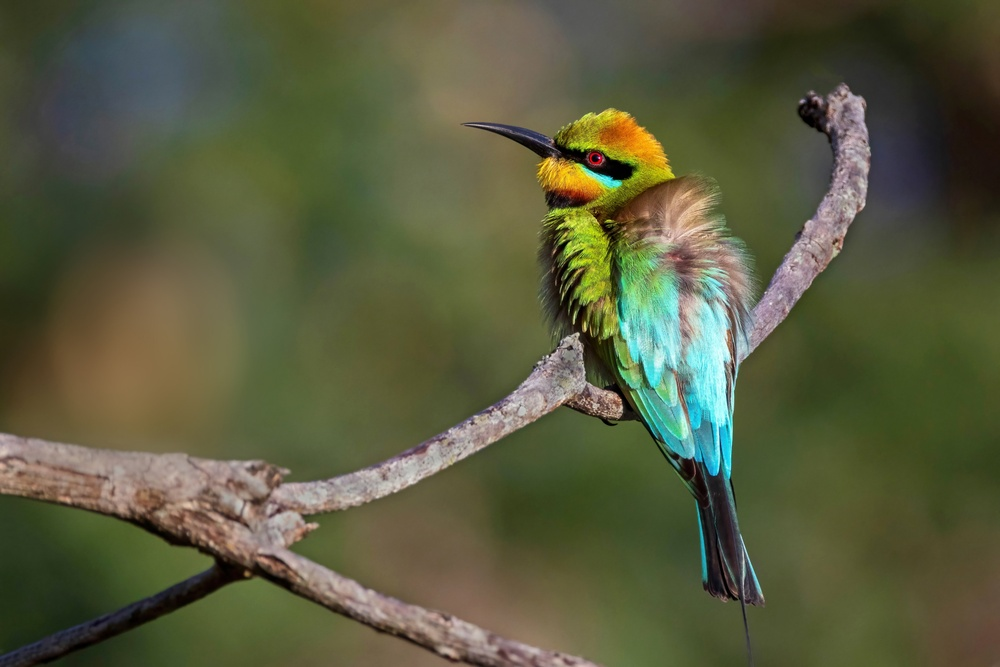
#> input picture gambar_high_res.jpg, 1000 x 667 px, shrunk from 5847 x 3898 before the run
$ jupyter execute PCD_Assignment01.ipynb
#> lines starting #> are read from the running program, lines starting #| are printed output that depends on the picture
[cell 1]
import numpy as np
import matplotlib.pyplot as plt
import cv2

# Tambahan library untuk download file di Google Colab
from google.colab import files

def load_image(path):
#> called with path = 'gambar_high_res.jpg'
    img = cv2.imread(path)
#> img is the input picture: shape (667, 1000, 3); mean B, G, R 62.6, 91.2, 88.8
    return cv2.cvtColor(img, cv2.COLOR_BGR2RGB)
#> call 2 of load_image, with path = 'gambar_low_res.jpg'
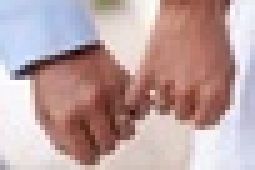
#> input picture gambar_low_res.jpg, 51 x 34 px, shrunk from 300 x 200 before the run (shown 5 times larger)
#> in load_image, img is the input picture: shape (34, 51, 3); mean B, G, R 162, 162.7, 188.2

# 1. DOWN SAMPLING
def down_sample_manual(image, block_size, method='average'):
#> called with block_size = 4, method = 'max'
    h, w, c = image.shape
#> h = 667; w = 1000; c = 3
    h_new = h // block_size
#> h_new = 166
    w_new = w // block_size
#> w_new = 250

    result = np.zeros((h_new, w_new, c), dtype=np.uint8)

    for y in range(h_new):
        for x in range(w_new):
            if method == 'average':
                sum_r, sum_g, sum_b = 0, 0, 0
                for by in range(block_size):
                    for bx in range(block_size):
                        pixel = image[(y * block_size) + by, (x * block_size) + bx]
                        sum_r += int(pixel[0])
                        sum_g += int(pixel[1])
                        sum_b += int(pixel[2])

                total = block_size * block_size
                result[y, x, 0] = sum_r // total
                result[y, x, 1] = sum_g // total
                result[y, x, 2] = sum_b // total

            elif method == 'max':
                max_r, max_g, max_b = 0, 0, 0
                for by in range(block_size):
                    for bx in range(block_size):
                        pixel = image[(y * block_size) + by, (x * block_size) + bx]
                        if pixel[0] > max_r: max_r = pixel[0]
                        if pixel[1] > max_g: max_g = pixel[1]
                        if pixel[2] > max_b: max_b = pixel[2]

                result[y, x, 0] = max_r
                result[y, x, 1] = max_g
                result[y, x, 2] = max_b

            elif method == 'median':
                r_list, g_list, b_list = [], [], []
                for by in range(block_size):
                    for bx in range(block_size):
                        pixel = image[(y * block_size) + by, (x * block_size) + bx]
                        r_list.append(pixel[0])
                        g_list.append(pixel[1])
                        b_list.append(pixel[2])

                r_list.sort()
                g_list.sort()
                b_list.sort()

                mid_index = len(r_list) // 2
                result[y, x, 0] = r_list[mid_index]
                result[y, x, 1] = g_list[mid_index]
                result[y, x, 2] = b_list[mid_index]
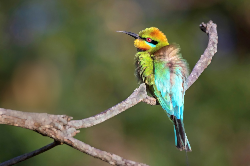
#> result: shape (166, 250, 3); mean R, G, B 94.9, 97.4, 68.7
#> call 2 of down_sample_manual, with block_size = 4, method = 'average'
#> after the loop in down_sample_manual (call 2), `for y in range(h_new):`:
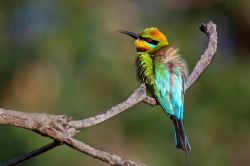
#> result: shape (166, 250, 3); mean R, G, B 88.3, 90.7, 62.1

    return result

# 2. UP SAMPLING
def up_sample_nn_manual(image, scale_factor):
#> called with scale_factor = 4
    h, w, c = image.shape
#> h = 34; w = 51; c = 3
    h_new, w_new = h * scale_factor, w * scale_factor
#> h_new = 136; w_new = 204
    result = np.zeros((h_new, w_new, c), dtype=np.uint8)

    for y in range(h_new):
        for x in range(w_new):
            orig_y = y // scale_factor
            orig_x = x // scale_factor
            result[y, x] = image[orig_y, orig_x]
#> result: shape (136, 204, 3)

    return result

def up_sample_bilinear_manual(image, scale_factor):
#> called with scale_factor = 4
    h, w, c = image.shape
#> h = 34; w = 51; c = 3
    h_new, w_new = h * scale_factor, w * scale_factor
#> h_new = 136; w_new = 204
    result = np.zeros((h_new, w_new, c), dtype=np.uint8)

    for y in range(h_new):
        for x in range(w_new):
            orig_x = x / scale_factor
            orig_y = y / scale_factor

            x1 = int(orig_x)
            y1 = int(orig_y)
            x2 = min(x1 + 1, w - 1)
            y2 = min(y1 + 1, h - 1)

            dx = orig_x - x1
            dy = orig_y - y1

            for k in range(c):
                p11 = image[y1, x1, k]
                p21 = image[y1, x2, k]
                p12 = image[y2, x1, k]
                p22 = image[y2, x2, k]

                top_row = p11 * (1 - dx) + p21 * dx
                bottom_row = p12 * (1 - dx) + p22 * dx
                final_val = top_row * (1 - dy) + bottom_row * dy

                result[y, x, k] = int(final_val)
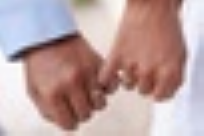
#> result: shape (136, 204, 3); mean R, G, B 188.2, 162.6, 161.9

    return result

def cubic_weight(x):
    x = abs(x)
    if x <= 1:
        return 1.5 * (x**3) - 2.5 * (x**2) + 1
    elif x < 2:
        return -0.5 * (x**3) + 2.5 * (x**2) - 4 * x + 2
    return 0.0

def up_sample_bicubic_manual(image, scale_factor):
#> called with scale_factor = 4
    h, w, c = image.shape
    h_new, w_new = h * scale_factor, w * scale_factor
    result = np.zeros((h_new, w_new, c), dtype=np.uint8)

    for y in range(h_new):
        for x in range(w_new):
            orig_x = x / scale_factor
            orig_y = y / scale_factor

            x_int = int(orig_x)
            y_int = int(orig_y)
            dx = orig_x - x_int
            dy = orig_y - y_int

            pixel_val = [0.0, 0.0, 0.0]

            for m in range(-1, 3):
                for n in range(-1, 3):
                    cur_x = min(max(x_int + n, 0), w - 1)
                    cur_y = min(max(y_int + m, 0), h - 1)

                    weight = cubic_weight(n - dx) * cubic_weight(m - dy)

                    for k in range(c):
                        pixel_val[k] += image[cur_y, cur_x, k] * weight

            for k in range(c):
                result[y, x, k] = min(max(int(pixel_val[k]), 0), 255)

    return result


# EKSEKUSI
img_high_res = load_image('gambar_high_res.jpg')
img_low_res = load_image('gambar_low_res.jpg')

block_size = 4
scale_factor = 4

# 1. Eksekusi Downsampling
print("Memproses Downsampling")
img_down_max = down_sample_manual(img_high_res, block_size, 'max')
img_down_avg = down_sample_manual(img_high_res, block_size, 'average')
img_down_med = down_sample_manual(img_high_res, block_size, 'median')

# 2. Eksekusi Upsampling
print("Memproses Upsampling Nearest Neighbor...")
img_up_nn = up_sample_nn_manual(img_low_res, scale_factor)

print("Memproses Upsampling Bilinear...")
img_up_bilinear = up_sample_bilinear_manual(img_low_res, scale_factor)

print("Memproses Upsampling Bicubic")
img_up_bicubic = up_sample_bicubic_manual(img_low_res, scale_factor)


# VISUALISASI
fig1, axes1 = plt.subplots(1, 4, figsize=(20, 6), dpi=120)
axes1[0].imshow(img_high_res, interpolation='nearest')
axes1[0].set_title(f"Original High-Res\nSize: {img_high_res.shape[1]}x{img_high_res.shape[0]}", fontsize=14, fontweight='bold')
axes1[1].imshow(img_down_max, interpolation='nearest')
axes1[1].set_title(f"Down: Max\nSize: {img_down_max.shape[1]}x{img_down_max.shape[0]}", fontsize=14)
axes1[2].imshow(img_down_avg, interpolation='nearest')
axes1[2].set_title(f"Down: Average\nSize: {img_down_avg.shape[1]}x{img_down_avg.shape[0]}", fontsize=14)
axes1[3].imshow(img_down_med, interpolation='nearest')
axes1[3].set_title(f"Down: Median\nSize: {img_down_med.shape[1]}x{img_down_med.shape[0]}", fontsize=14)

for ax in axes1:
    ax.axis('off')

plt.suptitle("HASIL DOWNSAMPLING", fontsize=16, fontweight='bold', y=1.05)
plt.tight_layout()
plt.show()


fig2, axes2 = plt.subplots(1, 4, figsize=(20, 6), dpi=120)
axes2[0].imshow(img_low_res, interpolation='nearest')
axes2[0].set_title(f"Original Low-Res\nSize: {img_low_res.shape[1]}x{img_low_res.shape[0]}", fontsize=14, fontweight='bold')
axes2[1].imshow(img_up_nn, interpolation='nearest')
axes2[1].set_title(f"Up: Nearest Neighbor\nSize: {img_up_nn.shape[1]}x{img_up_nn.shape[0]}", fontsize=14)
axes2[2].imshow(img_up_bilinear, interpolation='nearest')
axes2[2].set_title(f"Up: Bilinear\nSize: {img_up_bilinear.shape[1]}x{img_up_bilinear.shape[0]}", fontsize=14)
axes2[3].imshow(img_up_bicubic, interpolation='nearest')
axes2[3].set_title(f"Up: Bicubic\nSize: {img_up_bicubic.shape[1]}x{img_up_bicubic.shape[0]}", fontsize=14)

for ax in axes2:
    ax.axis('off')

plt.suptitle("HASIL UPSAMPLING", fontsize=16, fontweight='bold', y=1.05)
plt.tight_layout()
plt.show()
